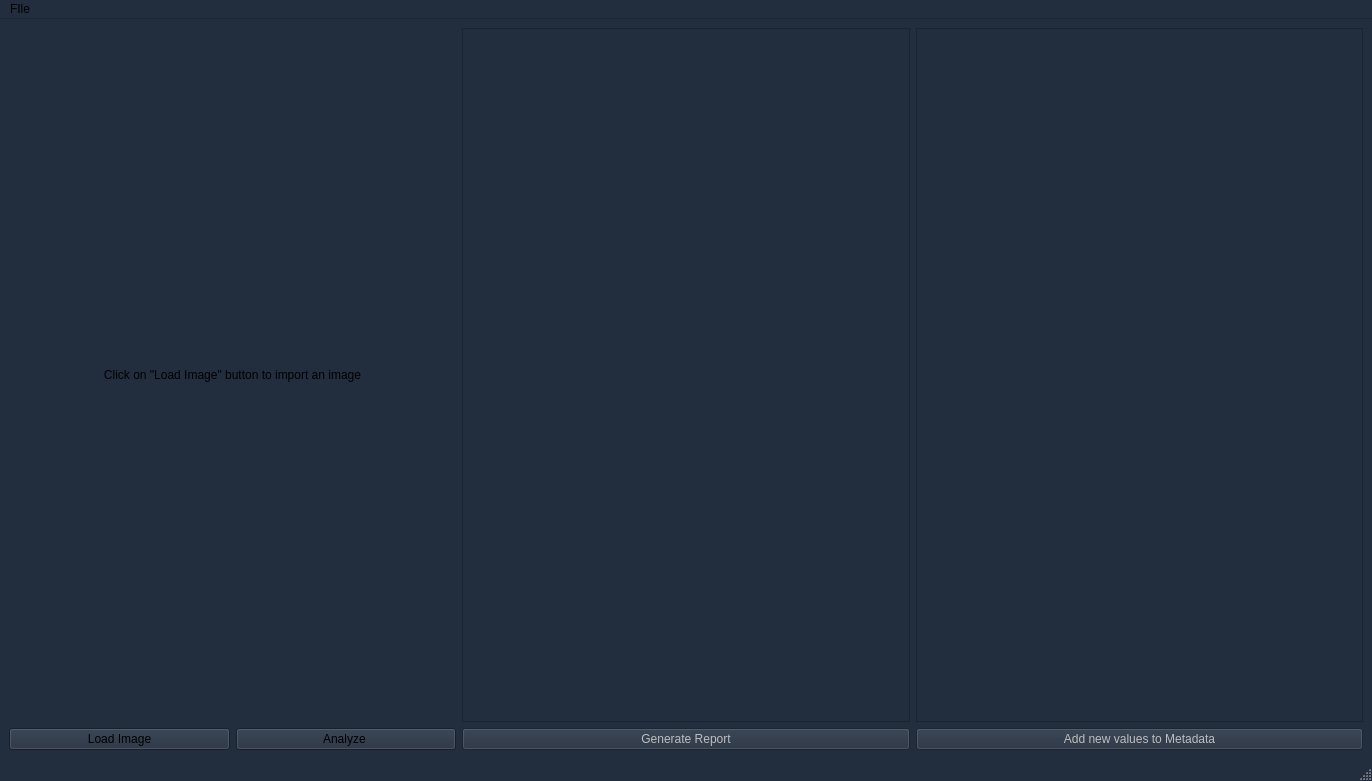
<?xml version="1.0" encoding="UTF-8"?>
<ui version="4.0">
 <class>MainWindow</class>
 <widget class="QMainWindow" name="MainWindow">
  <property name="geometry">
   <rect>
    <x>0</x>
    <y>0</y>
    <width>1372</width>
    <height>781</height>
   </rect>
  </property>
  <property name="minimumSize">
   <size>
    <width>720</width>
    <height>700</height>
   </size>
  </property>
  <property name="palette">
   <palette>
    <active>
     <colorrole role="WindowText">
      <brush brushstyle="SolidPattern">
       <color alpha="255">
        <red>73</red>
        <green>96</green>
        <blue>110</blue>
       </color>
      </brush>
     </colorrole>
     <colorrole role="Button">
      <brush brushstyle="SolidPattern">
       <color alpha="255">
        <red>34</red>
        <green>45</green>
        <blue>61</blue>
       </color>
      </brush>
     </colorrole>
     <colorrole role="Base">
      <brush brushstyle="SolidPattern">
       <color alpha="255">
        <red>34</red>
        <green>45</green>
        <blue>61</blue>
       </color>
      </brush>
     </colorrole>
     <colorrole role="Window">
      <brush brushstyle="SolidPattern">
       <color alpha="255">
        <red>34</red>
        <green>45</green>
        <blue>61</blue>
       </color>
      </brush>
     </colorrole>
    </active>
    <inactive>
     <colorrole role="WindowText">
      <brush brushstyle="SolidPattern">
       <color alpha="255">
        <red>0</red>
        <green>0</green>
        <blue>0</blue>
       </color>
      </brush>
     </colorrole>
     <colorrole role="Button">
      <brush brushstyle="SolidPattern">
       <color alpha="255">
        <red>34</red>
        <green>45</green>
        <blue>61</blue>
       </color>
      </brush>
     </colorrole>
     <colorrole role="Base">
      <brush brushstyle="SolidPattern">
       <color alpha="255">
        <red>34</red>
        <green>45</green>
        <blue>61</blue>
       </color>
      </brush>
     </colorrole>
     <colorrole role="Window">
      <brush brushstyle="SolidPattern">
       <color alpha="255">
        <red>34</red>
        <green>45</green>
        <blue>61</blue>
       </color>
      </brush>
     </colorrole>
    </inactive>
    <disabled>
     <colorrole role="WindowText">
      <brush brushstyle="SolidPattern">
       <color alpha="255">
        <red>120</red>
        <green>120</green>
        <blue>120</blue>
       </color>
      </brush>
     </colorrole>
     <colorrole role="Button">
      <brush brushstyle="SolidPattern">
       <color alpha="255">
        <red>34</red>
        <green>45</green>
        <blue>61</blue>
       </color>
      </brush>
     </colorrole>
     <colorrole role="Base">
      <brush brushstyle="SolidPattern">
       <color alpha="255">
        <red>34</red>
        <green>45</green>
        <blue>61</blue>
       </color>
      </brush>
     </colorrole>
     <colorrole role="Window">
      <brush brushstyle="SolidPattern">
       <color alpha="255">
        <red>34</red>
        <green>45</green>
        <blue>61</blue>
       </color>
      </brush>
     </colorrole>
    </disabled>
   </palette>
  </property>
  <property name="windowTitle">
   <string>MainWindow</string>
  </property>
  <property name="autoFillBackground">
   <bool>false</bool>
  </property>
  <property name="styleSheet">
   <string notr="true"/>
  </property>
  <widget class="QWidget" name="centralwidget">
   <property name="minimumSize">
    <size>
     <width>719</width>
     <height>700</height>
    </size>
   </property>
   <property name="styleSheet">
    <string notr="true"/>
   </property>
   <layout class="QHBoxLayout" name="horizontalLayout">
    <item>
     <layout class="QGridLayout" name="Image_GridLayout">
      <item row="1" column="0">
       <widget class="QPushButton" name="loadImage">
        <property name="cursor">
         <cursorShape>PointingHandCursor</cursorShape>
        </property>
        <property name="styleSheet">
         <string notr="true"/>
        </property>
        <property name="text">
         <string>Load Image</string>
        </property>
       </widget>
      </item>
      <item row="1" column="1">
       <widget class="QPushButton" name="analyse">
        <property name="styleSheet">
         <string notr="true"/>
        </property>
        <property name="text">
         <string>Analyze </string>
        </property>
       </widget>
      </item>
      <item row="0" column="0" colspan="2">
       <widget class="QLabel" name="label">
        <property name="styleSheet">
         <string notr="true"/>
        </property>
        <property name="text">
         <string>Click on &quot;Load Image&quot; button to import an image</string>
        </property>
        <property name="alignment">
         <set>Qt::AlignCenter</set>
        </property>
       </widget>
      </item>
     </layout>
    </item>
    <item>
     <layout class="QGridLayout" name="Analysis_gridLayout">
      <item row="0" column="0" colspan="2">
       <widget class="QListView" name="Analysis_holder">
        <property name="sizePolicy">
         <sizepolicy hsizetype="Preferred" vsizetype="Preferred">
          <horstretch>0</horstretch>
          <verstretch>0</verstretch>
         </sizepolicy>
        </property>
        <property name="styleSheet">
         <string notr="true"/>
        </property>
       </widget>
      </item>
      <item row="2" column="0" colspan="2">
       <widget class="QPushButton" name="report_generate">
        <property name="enabled">
         <bool>false</bool>
        </property>
        <property name="cursor">
         <cursorShape>ForbiddenCursor</cursorShape>
        </property>
        <property name="styleSheet">
         <string notr="true"/>
        </property>
        <property name="text">
         <string>Generate Report</string>
        </property>
       </widget>
      </item>
     </layout>
    </item>
    <item>
     <layout class="QVBoxLayout" name="Table_verticalLayout">
      <item>
       <widget class="QTableWidget" name="Metadata_table">
        <property name="enabled">
         <bool>true</bool>
        </property>
        <property name="sizePolicy">
         <sizepolicy hsizetype="Minimum" vsizetype="Minimum">
          <horstretch>0</horstretch>
          <verstretch>0</verstretch>
         </sizepolicy>
        </property>
        <property name="styleSheet">
         <string notr="true"/>
        </property>
        <property name="showGrid">
         <bool>false</bool>
        </property>
        <property name="gridStyle">
         <enum>Qt::DotLine</enum>
        </property>
        <attribute name="horizontalHeaderVisible">
         <bool>false</bool>
        </attribute>
        <attribute name="verticalHeaderVisible">
         <bool>false</bool>
        </attribute>
        <row>
         <property name="text">
          <string>New Row</string>
         </property>
        </row>
        <row>
         <property name="text">
          <string>New Row</string>
         </property>
        </row>
        <column>
         <property name="text">
          <string>New Column</string>
         </property>
        </column>
        <column>
         <property name="text">
          <string>New Column</string>
         </property>
        </column>
       </widget>
      </item>
      <item>
       <widget class="QPushButton" name="add_new">
        <property name="enabled">
         <bool>false</bool>
        </property>
        <property name="cursor">
         <cursorShape>ForbiddenCursor</cursorShape>
        </property>
        <property name="styleSheet">
         <string notr="true"/>
        </property>
        <property name="text">
         <string>Add new values to Metadata</string>
        </property>
       </widget>
      </item>
     </layout>
    </item>
   </layout>
  </widget>
  <widget class="QMenuBar" name="menubar">
   <property name="geometry">
    <rect>
     <x>0</x>
     <y>0</y>
     <width>1372</width>
     <height>20</height>
    </rect>
   </property>
   <property name="styleSheet">
    <string notr="true"/>
   </property>
   <widget class="QMenu" name="menuFIle">
    <property name="title">
     <string>FIle</string>
    </property>
   </widget>
   <addaction name="menuFIle"/>
  </widget>
  <widget class="QStatusBar" name="statusbar"/>
 </widget>
 <resources/>
 <connections>
  <connection>
   <sender>add_new</sender>
   <signal>clicked()</signal>
   <receiver>add_new</receiver>
   <slot>click()</slot>
   <hints>
    <hint type="sourcelabel">
     <x>1689</x>
     <y>1009</y>
    </hint>
    <hint type="destinationlabel">
     <x>1689</x>
     <y>1009</y>
    </hint>
   </hints>
  </connection>
 </connections>
</ui>
